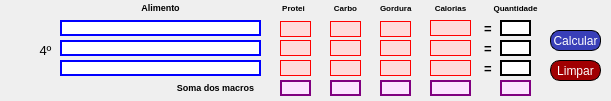
     <widget class="QWidget" name="widget_2" native="true">
      <property name="geometry">
       <rect>
        <x>-30</x>
        <y>550</y>
        <width>611</width>
        <height>101</height>
       </rect>
      </property>
      <widget class="QLabel" name="alimento_ref_12">
       <property name="geometry">
        <rect>
         <x>60</x>
         <y>20</y>
         <width>201</width>
         <height>16</height>
        </rect>
       </property>
       <property name="styleSheet">
        <string notr="true">background-color: rgb(255, 255, 255);
border: 1.5px solid blue</string>
       </property>
       <property name="text">
        <string/>
       </property>
       <property name="alignment">
        <set>Qt::AlignCenter</set>
       </property>
      </widget>
      <widget class="QLabel" name="kcal_ref_11">
       <property name="geometry">
        <rect>
         <x>430</x>
         <y>20</y>
         <width>41</width>
         <height>16</height>
        </rect>
       </property>
       <property name="font">
        <font>
         <pointsize>8</pointsize>
         <weight>50</weight>
         <bold>false</bold>
        </font>
       </property>
       <property name="styleSheet">
        <string notr="true">border: 1px solid red;
background-color: rgb(255, 219, 219);</string>
       </property>
       <property name="text">
        <string/>
       </property>
       <property name="alignment">
        <set>Qt::AlignCenter</set>
       </property>
      </widget>
      <widget class="QLabel" name="kcal_ref_12">
       <property name="geometry">
        <rect>
         <x>430</x>
         <y>40</y>
         <width>41</width>
         <height>16</height>
        </rect>
       </property>
       <property name="font">
        <font>
         <pointsize>8</pointsize>
         <weight>50</weight>
         <bold>false</bold>
        </font>
       </property>
       <property name="styleSheet">
        <string notr="true">border: 1px solid red;
background-color: rgb(255, 219, 219);</string>
       </property>
       <property name="text">
        <string/>
       </property>
       <property name="alignment">
        <set>Qt::AlignCenter</set>
       </property>
      </widget>
      <widget class="QLabel" name="label_72">
       <property name="geometry">
        <rect>
         <x>320</x>
         <y>0</y>
         <width>51</width>
         <height>16</height>
        </rect>
       </property>
       <property name="text">
        <string>&lt;html&gt;&lt;head/&gt;&lt;body&gt;&lt;p&gt;&lt;span style=&quot; font-size:6pt; font-weight:600;&quot;&gt;Carbo&lt;/span&gt;&lt;/p&gt;&lt;/body&gt;&lt;/html&gt;</string>
       </property>
       <property name="alignment">
        <set>Qt::AlignCenter</set>
       </property>
      </widget>
      <widget class="QLabel" name="total_calorico_3">
       <property name="geometry">
        <rect>
         <x>430</x>
         <y>80</y>
         <width>41</width>
         <height>16</height>
        </rect>
       </property>
       <property name="font">
        <font>
         <pointsize>8</pointsize>
         <weight>50</weight>
         <bold>false</bold>
        </font>
       </property>
       <property name="styleSheet">
        <string notr="true">border: 1.5px solid purple;
background-color: rgb(252, 229, 255);</string>
       </property>
       <property name="text">
        <string/>
       </property>
       <property name="alignment">
        <set>Qt::AlignCenter</set>
       </property>
      </widget>
      <widget class="QLabel" name="gord_ref_12">
       <property name="geometry">
        <rect>
         <x>380</x>
         <y>60</y>
         <width>31</width>
         <height>16</height>
        </rect>
       </property>
       <property name="styleSheet">
        <string notr="true">border: 1px solid red;
background-color: rgb(255, 219, 219);</string>
       </property>
       <property name="text">
        <string/>
       </property>
       <property name="alignment">
        <set>Qt::AlignCenter</set>
       </property>
      </widget>
      <widget class="QLineEdit" name="quanti_ref_10">
       <property name="geometry">
        <rect>
         <x>500</x>
         <y>60</y>
         <width>31</width>
         <height>16</height>
        </rect>
       </property>
       <property name="styleSheet">
        <string notr="true">background-color: rgb(255, 255, 255);
border: 1.5px solid black</string>
       </property>
       <property name="alignment">
        <set>Qt::AlignCenter</set>
       </property>
      </widget>
      <widget class="QLabel" name="alimento_ref_11">
       <property name="geometry">
        <rect>
         <x>60</x>
         <y>40</y>
         <width>201</width>
         <height>16</height>
        </rect>
       </property>
       <property name="styleSheet">
        <string notr="true">background-color: rgb(255, 255, 255);
border: 1.5px solid blue</string>
       </property>
       <property name="text">
        <string/>
       </property>
       <property name="alignment">
        <set>Qt::AlignCenter</set>
       </property>
      </widget>
      <widget class="QLabel" name="carb_ref_11">
       <property name="geometry">
        <rect>
         <x>330</x>
         <y>21</y>
         <width>31</width>
         <height>16</height>
        </rect>
       </property>
       <property name="styleSheet">
        <string notr="true">border: 1px solid red;
background-color: rgb(255, 219, 219);</string>
       </property>
       <property name="text">
        <string/>
       </property>
       <property name="alignment">
        <set>Qt::AlignCenter</set>
       </property>
      </widget>
      <widget class="QLabel" name="label_69">
       <property name="geometry">
        <rect>
         <x>380</x>
         <y>0</y>
         <width>47</width>
         <height>16</height>
        </rect>
       </property>
       <property name="text">
        <string>&lt;html&gt;&lt;head/&gt;&lt;body&gt;&lt;p&gt;&lt;span style=&quot; font-size:6pt; font-weight:600;&quot;&gt;Gordura&lt;/span&gt;&lt;/p&gt;&lt;/body&gt;&lt;/html&gt;</string>
       </property>
      </widget>
      <widget class="QLabel" name="soma_carb_4">
       <property name="geometry">
        <rect>
         <x>330</x>
         <y>80</y>
         <width>31</width>
         <height>16</height>
        </rect>
       </property>
       <property name="styleSheet">
        <string notr="true">border: 1.5px solid purple;
background-color: rgb(252, 229, 255);</string>
       </property>
       <property name="text">
        <string/>
       </property>
       <property name="alignment">
        <set>Qt::AlignCenter</set>
       </property>
      </widget>
      <widget class="QLineEdit" name="quanti_ref_12">
       <property name="geometry">
        <rect>
         <x>500</x>
         <y>40</y>
         <width>31</width>
         <height>16</height>
        </rect>
       </property>
       <property name="styleSheet">
        <string notr="true">background-color: rgb(255, 255, 255);
border: 1.5px solid black</string>
       </property>
       <property name="alignment">
        <set>Qt::AlignCenter</set>
       </property>
      </widget>
      <widget class="QLabel" name="carb_ref_10">
       <property name="geometry">
        <rect>
         <x>330</x>
         <y>40</y>
         <width>31</width>
         <height>16</height>
        </rect>
       </property>
       <property name="styleSheet">
        <string notr="true">border: 1px solid red;
background-color: rgb(255, 219, 219);</string>
       </property>
       <property name="text">
        <string/>
       </property>
       <property name="alignment">
        <set>Qt::AlignCenter</set>
       </property>
      </widget>
      <widget class="QPushButton" name="btn_calcular_ref_4">
       <property name="geometry">
        <rect>
         <x>550</x>
         <y>30</y>
         <width>51</width>
         <height>21</height>
        </rect>
       </property>
       <property name="styleSheet">
        <string notr="true">border-radius:9px;
font: 8pt &quot;MV Boli&quot;;
color: rgb(255, 255, 255);
background-color: rgb(57, 63, 184);
border: 1px solid black;
</string>
       </property>
       <property name="text">
        <string>Calcular</string>
       </property>
      </widget>
      <widget class="QLineEdit" name="quanti_ref_11">
       <property name="geometry">
        <rect>
         <x>500</x>
         <y>20</y>
         <width>31</width>
         <height>16</height>
        </rect>
       </property>
       <property name="styleSheet">
        <string notr="true">background-color: rgb(255, 255, 255);
border: 1.5px solid black</string>
       </property>
       <property name="text">
        <string/>
       </property>
       <property name="alignment">
        <set>Qt::AlignCenter</set>
       </property>
      </widget>
      <widget class="QLabel" name="label_70">
       <property name="geometry">
        <rect>
         <x>270</x>
         <y>0</y>
         <width>47</width>
         <height>16</height>
        </rect>
       </property>
       <property name="text">
        <string>&lt;html&gt;&lt;head/&gt;&lt;body&gt;&lt;p&gt;&lt;span style=&quot; font-size:6pt; font-weight:600;&quot;&gt;Protei&lt;/span&gt;&lt;/p&gt;&lt;/body&gt;&lt;/html&gt;</string>
       </property>
       <property name="alignment">
        <set>Qt::AlignCenter</set>
       </property>
      </widget>
      <widget class="QLabel" name="gord_ref_10">
       <property name="geometry">
        <rect>
         <x>380</x>
         <y>21</y>
         <width>31</width>
         <height>16</height>
        </rect>
       </property>
       <property name="styleSheet">
        <string notr="true">border: 1px solid red;
background-color: rgb(255, 219, 219);</string>
       </property>
       <property name="text">
        <string/>
       </property>
       <property name="alignment">
        <set>Qt::AlignCenter</set>
       </property>
      </widget>
      <widget class="QLabel" name="carb_ref_12">
       <property name="geometry">
        <rect>
         <x>330</x>
         <y>60</y>
         <width>31</width>
         <height>16</height>
        </rect>
       </property>
       <property name="styleSheet">
        <string notr="true">border: 1px solid red;
background-color: rgb(255, 219, 219);</string>
       </property>
       <property name="text">
        <string/>
       </property>
       <property name="alignment">
        <set>Qt::AlignCenter</set>
       </property>
      </widget>
      <widget class="QLabel" name="gord_ref_11">
       <property name="geometry">
        <rect>
         <x>380</x>
         <y>40</y>
         <width>31</width>
         <height>16</height>
        </rect>
       </property>
       <property name="styleSheet">
        <string notr="true">border: 1px solid red;
background-color: rgb(255, 219, 219);</string>
       </property>
       <property name="text">
        <string/>
       </property>
       <property name="alignment">
        <set>Qt::AlignCenter</set>
       </property>
      </widget>
      <widget class="QLabel" name="label_23">
       <property name="geometry">
        <rect>
         <x>60</x>
         <y>0</y>
         <width>201</width>
         <height>16</height>
        </rect>
       </property>
       <property name="font">
        <font>
         <pointsize>6</pointsize>
        </font>
       </property>
       <property name="text">
        <string>&lt;html&gt;&lt;head/&gt;&lt;body&gt;&lt;p&gt;&lt;span style=&quot; font-size:7pt; font-weight:600;&quot;&gt;Alimento&lt;/span&gt;&lt;/p&gt;&lt;/body&gt;&lt;/html&gt;</string>
       </property>
       <property name="alignment">
        <set>Qt::AlignCenter</set>
       </property>
      </widget>
      <widget class="QLabel" name="label_73">
       <property name="geometry">
        <rect>
         <x>480</x>
         <y>0</y>
         <width>71</width>
         <height>16</height>
        </rect>
       </property>
       <property name="text">
        <string>&lt;html&gt;&lt;head/&gt;&lt;body&gt;&lt;p&gt;&lt;span style=&quot; font-size:6pt; font-weight:600;&quot;&gt;Quantidade&lt;/span&gt;&lt;/p&gt;&lt;/body&gt;&lt;/html&gt;</string>
       </property>
       <property name="alignment">
        <set>Qt::AlignCenter</set>
       </property>
      </widget>
      <widget class="QLabel" name="prot_ref_12">
       <property name="geometry">
        <rect>
         <x>280</x>
         <y>21</y>
         <width>31</width>
         <height>16</height>
        </rect>
       </property>
       <property name="styleSheet">
        <string notr="true">border: 1px solid red;
background-color: rgb(255, 219, 219);</string>
       </property>
       <property name="text">
        <string/>
       </property>
       <property name="alignment">
        <set>Qt::AlignCenter</set>
       </property>
      </widget>
      <widget class="QLabel" name="label_71">
       <property name="geometry">
        <rect>
         <x>170</x>
         <y>80</y>
         <width>91</width>
         <height>16</height>
        </rect>
       </property>
       <property name="font">
        <font>
         <pointsize>6</pointsize>
        </font>
       </property>
       <property name="text">
        <string>&lt;html&gt;&lt;head/&gt;&lt;body&gt;&lt;p&gt;&lt;span style=&quot; font-size:7pt; font-weight:600;&quot;&gt;Soma dos macros&lt;/span&gt;&lt;/p&gt;&lt;/body&gt;&lt;/html&gt;</string>
       </property>
       <property name="alignment">
        <set>Qt::AlignCenter</set>
       </property>
      </widget>
      <widget class="QLabel" name="prot_ref_10">
       <property name="geometry">
        <rect>
         <x>280</x>
         <y>60</y>
         <width>31</width>
         <height>16</height>
        </rect>
       </property>
       <property name="styleSheet">
        <string notr="true">border: 1px solid red;
background-color: rgb(255, 219, 219);</string>
       </property>
       <property name="text">
        <string/>
       </property>
       <property name="alignment">
        <set>Qt::AlignCenter</set>
       </property>
      </widget>
      <widget class="QLabel" name="alimento_ref_10">
       <property name="geometry">
        <rect>
         <x>60</x>
         <y>60</y>
         <width>201</width>
         <height>16</height>
        </rect>
       </property>
       <property name="styleSheet">
        <string notr="true">background-color: rgb(255, 255, 255);
border: 1.5px solid blue</string>
       </property>
       <property name="text">
        <string/>
       </property>
       <property name="alignment">
        <set>Qt::AlignCenter</set>
       </property>
      </widget>
      <widget class="QLabel" name="soma_gord_4">
       <property name="geometry">
        <rect>
         <x>380</x>
         <y>80</y>
         <width>31</width>
         <height>16</height>
        </rect>
       </property>
       <property name="styleSheet">
        <string notr="true">border: 1.5px solid purple;
background-color: rgb(252, 229, 255);</string>
       </property>
       <property name="text">
        <string/>
       </property>
       <property name="alignment">
        <set>Qt::AlignCenter</set>
       </property>
      </widget>
      <widget class="QLabel" name="soma_prot_4">
       <property name="geometry">
        <rect>
         <x>280</x>
         <y>80</y>
         <width>31</width>
         <height>16</height>
        </rect>
       </property>
       <property name="styleSheet">
        <string notr="true">border: 1.5px solid purple;
background-color: rgb(252, 229, 255);</string>
       </property>
       <property name="text">
        <string/>
       </property>
       <property name="alignment">
        <set>Qt::AlignCenter</set>
       </property>
      </widget>
      <widget class="QLabel" name="kcal_ref_10">
       <property name="geometry">
        <rect>
         <x>430</x>
         <y>60</y>
         <width>41</width>
         <height>16</height>
        </rect>
       </property>
       <property name="font">
        <font>
         <pointsize>8</pointsize>
         <weight>50</weight>
         <bold>false</bold>
        </font>
       </property>
       <property name="styleSheet">
        <string notr="true">border: 1px solid red;
background-color: rgb(255, 219, 219);</string>
       </property>
       <property name="text">
        <string/>
       </property>
       <property name="alignment">
        <set>Qt::AlignCenter</set>
       </property>
      </widget>
      <widget class="QLabel" name="soma_quantidade_4">
       <property name="geometry">
        <rect>
         <x>500</x>
         <y>80</y>
         <width>31</width>
         <height>16</height>
        </rect>
       </property>
       <property name="styleSheet">
        <string notr="true">border: 1.5px solid purple;
background-color: rgb(252, 229, 255);</string>
       </property>
       <property name="text">
        <string/>
       </property>
       <property name="alignment">
        <set>Qt::AlignCenter</set>
       </property>
      </widget>
      <widget class="QLabel" name="label_7">
       <property name="geometry">
        <rect>
         <x>30</x>
         <y>30</y>
         <width>31</width>
         <height>41</height>
        </rect>
       </property>
       <property name="font">
        <font>
         <family>MS Shell Dlg 2</family>
         <pointsize>10</pointsize>
         <weight>9</weight>
         <italic>false</italic>
         <bold>false</bold>
        </font>
       </property>
       <property name="styleSheet">
        <string notr="true">font: 75 10pt &quot;MS Shell Dlg 2&quot;;</string>
       </property>
       <property name="text">
        <string>&lt;html&gt;&lt;head/&gt;&lt;body&gt;&lt;p&gt;4º&lt;/p&gt;&lt;/body&gt;&lt;/html&gt;</string>
       </property>
       <property name="alignment">
        <set>Qt::AlignCenter</set>
       </property>
      </widget>
      <widget class="QLabel" name="prot_ref_11">
       <property name="geometry">
        <rect>
         <x>280</x>
         <y>40</y>
         <width>31</width>
         <height>16</height>
        </rect>
       </property>
       <property name="styleSheet">
        <string notr="true">border: 1px solid red;
background-color: rgb(255, 219, 219);</string>
       </property>
       <property name="text">
        <string/>
       </property>
       <property name="alignment">
        <set>Qt::AlignCenter</set>
       </property>
      </widget>
      <widget class="QLabel" name="label_87">
       <property name="geometry">
        <rect>
         <x>430</x>
         <y>0</y>
         <width>41</width>
         <height>16</height>
        </rect>
       </property>
       <property name="text">
        <string>&lt;html&gt;&lt;head/&gt;&lt;body&gt;&lt;p&gt;&lt;span style=&quot; font-size:6pt; font-weight:600;&quot;&gt;Calorias&lt;/span&gt;&lt;/p&gt;&lt;/body&gt;&lt;/html&gt;</string>
       </property>
       <property name="alignment">
        <set>Qt::AlignCenter</set>
       </property>
      </widget>
      <widget class="QPushButton" name="btn_limpar_4">
       <property name="geometry">
        <rect>
         <x>550</x>
         <y>60</y>
         <width>51</width>
         <height>21</height>
        </rect>
       </property>
       <property name="styleSheet">
        <string notr="true">border-radius:10px;
font: 8pt &quot;MV Boli&quot;;
color: rgb(255, 255, 255);
background-color: rgb(161, 0, 2);
border: 1px solid black;</string>
       </property>
       <property name="text">
        <string>Limpar</string>
       </property>
      </widget>
      <widget class="QLabel" name="label_39">
       <property name="geometry">
        <rect>
         <x>480</x>
         <y>20</y>
         <width>16</width>
         <height>16</height>
        </rect>
       </property>
       <property name="font">
        <font>
         <pointsize>10</pointsize>
         <weight>75</weight>
         <bold>true</bold>
        </font>
       </property>
       <property name="text">
        <string>=</string>
       </property>
       <property name="alignment">
        <set>Qt::AlignCenter</set>
       </property>
      </widget>
      <widget class="QLabel" name="label_40">
       <property name="geometry">
        <rect>
         <x>480</x>
         <y>40</y>
         <width>16</width>
         <height>16</height>
        </rect>
       </property>
       <property name="font">
        <font>
         <pointsize>10</pointsize>
         <weight>75</weight>
         <bold>true</bold>
        </font>
       </property>
       <property name="text">
        <string>=</string>
       </property>
       <property name="alignment">
        <set>Qt::AlignCenter</set>
       </property>
      </widget>
      <widget class="QLabel" name="label_42">
       <property name="geometry">
        <rect>
         <x>480</x>
         <y>60</y>
         <width>16</width>
         <height>16</height>
        </rect>
       </property>
       <property name="font">
        <font>
         <pointsize>10</pointsize>
         <weight>75</weight>
         <bold>true</bold>
        </font>
       </property>
       <property name="text">
        <string>=</string>
       </property>
       <property name="alignment">
        <set>Qt::AlignCenter</set>
       </property>
      </widget>
     </widget>
